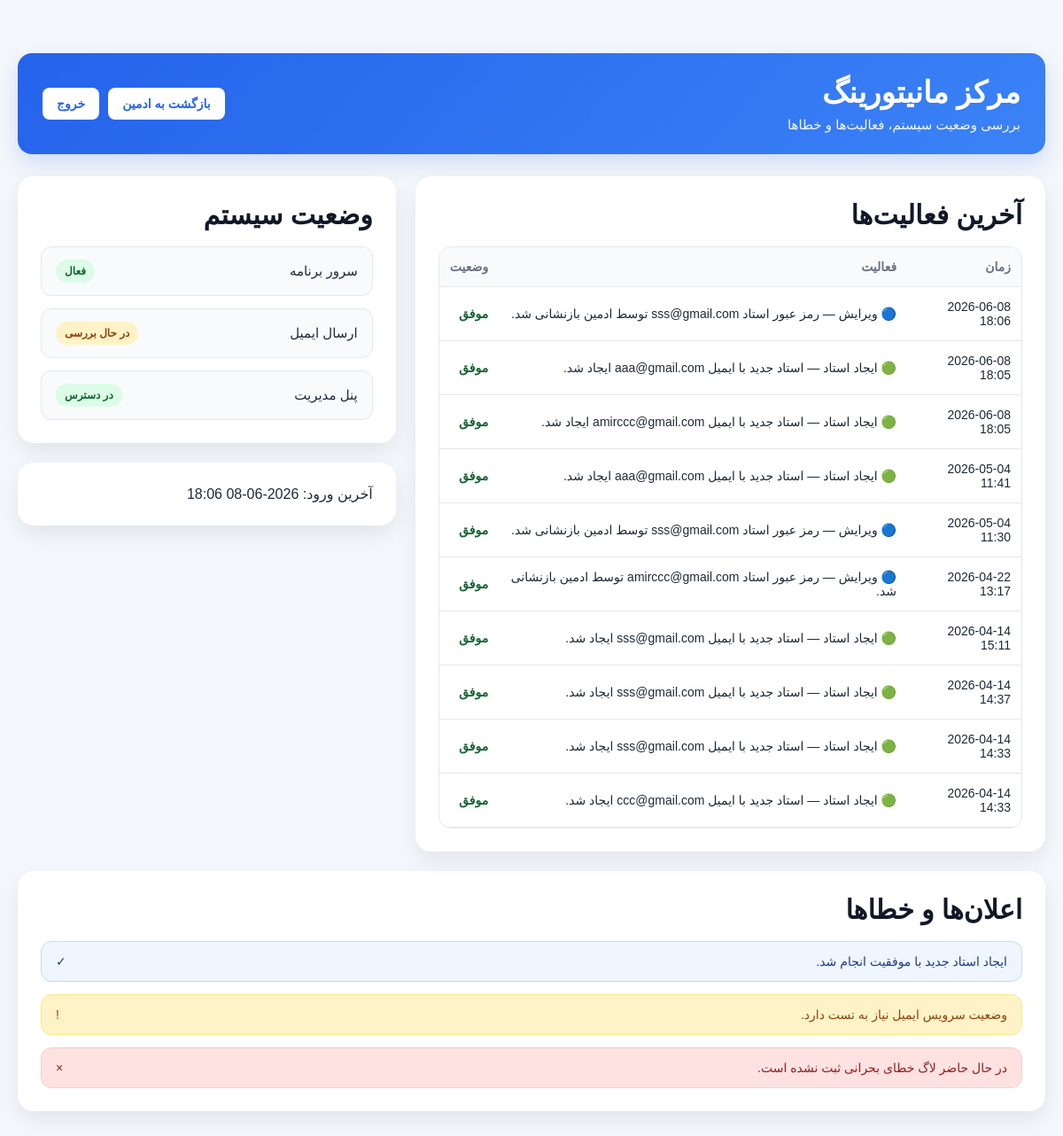
Page /monitoring/ (signed in) on the earlier database version.
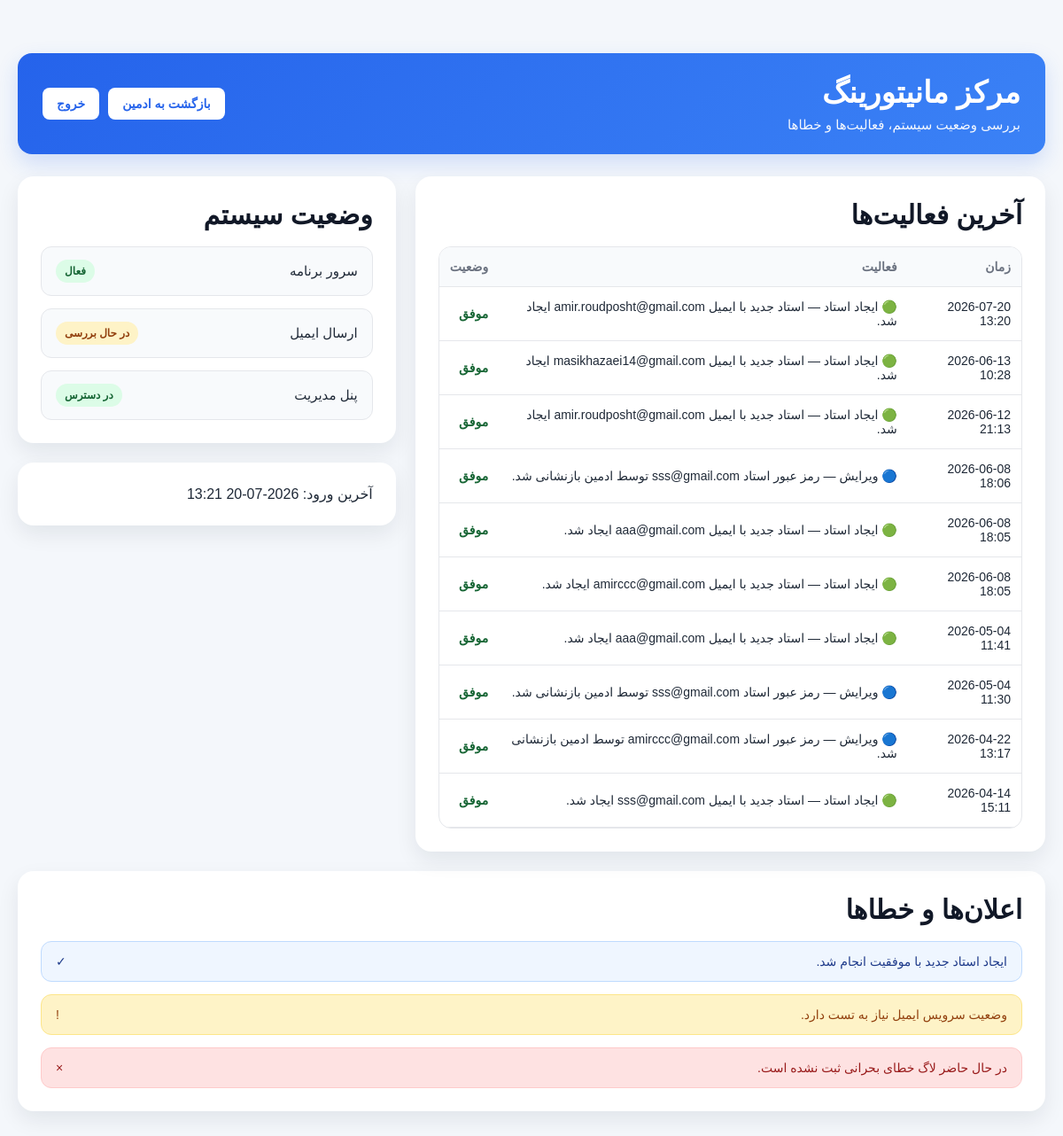
Same page on the later database version.
### accounts/models.py (models this page shows, shortened)
class ActivityLog(models.Model):
        ACTION_CHOICES = [
            ("create_teacher", "Create Teacher"),
            ("edit_teacher", "Edit Teacher"),
            ("delete_teacher", "Delete Teacher"),
            ("create_event", "Create Event"),
            ("edit_event", "Edit Event"),
            ("delete_event", "Delete Event"),
            ("upload_excel", "Upload Excel"),
            ("send_activation_link", "Send Activation Link"),
            ("login", "Login"),
            ("logout", "Logout"),
            ("error", "Error"),
        ]
        STATUS_CHOICES = [
            ("success", "Success"),
            ("warning", "Warning"),
            ("error", "Error"),
        ]
        admin_user = models.ForeignKey(
            "User",
            on_delete=models.CASCADE,
            related_name="activity_logs"
        )
        action = models.CharField(max_length=50, choices=ACTION_CHOICES)
        status = models.CharField(max_length=20, choices=STATUS_CHOICES, default="success")
        description = models.TextField()
        created_at = models.DateTimeField(auto_now_add=True)

class User(AbstractUser):
    username = None
    email = models.EmailField(unique=True)
    ROLE_CHOICES = (
        ('ADMIN', 'Admin'),
        ('TEACHER', 'Teacher'),
    )
    role = models.CharField(max_length=20, choices=ROLE_CHOICES)
    is_verified = models.BooleanField(default=False)
    USERNAME_FIELD = 'email'
    REQUIRED_FIELDS = []
    objects = UserManager()

### accounts/views.py (the view)
def monitoring_center(request):
    latest_teachers = User.objects.filter(role="TEACHER").order_by("-date_joined")[:5]
    latest_logs = ActivityLog.objects.order_by("-created_at")[:10]
    context = {
        "latest_teachers": latest_teachers,
        "admin_last_login": request.user.last_login,
        "latest_logs": latest_logs,
    }
    return render(request, "accounts/monitoring_center.html", context)

### accounts/templates/accounts/monitoring_center.html (shortened to what this page needs)
<!DOCTYPE html>
<html lang="fa" dir="rtl">
<head>
</head>
<body>
<div class="container">
    <div class="header">
        <div>
            <h1>مرکز مانیتورینگ</h1>
            <p>بررسی وضعیت سیستم، فعالیت‌ها و خطاها</p>
        </div>
        <div class="header-buttons">
            <a href="{% url 'accounts:admin_dashboard' %}" class="btn-top">بازگشت به ادمین</a>
            <a href="{% url 'accounts:logout' %}" class="btn-top">خروج</a>
        </div>
    </div>
    <div class="grid">
        <div class="card">
            <h2>آخرین فعالیت‌ها</h2>
            <div class="table-wrap">
                <table>
                    <thead>
                        <tr>
                            <th>زمان</th>
                            <th>فعالیت</th>
                            <th>وضعیت</th>
                        </tr>
                    </thead>
                    <tbody>
                        {% for log in latest_logs %}
                        <tr>
                            <td>{{ log.created_at|date:"Y-m-d H:i" }}</td>
                            <td>
                                {% if log.action == "create_teacher" %}
                                    🟢 ایجاد استاد —
                                {% elif log.action == "edit_teacher" %}
                                    🔵 ویرایش —
                                {% elif log.action == "delete_teacher" %}
                                    🔴 حذف —
                                {% else %}
                                    ⚙️ —
                                {% endif %}
                                {{ log.description }}
                            </td>
                            <td>
                                {% if log.status == "success" %}
                                    <span class="log-success">موفق</span>
                                {% elif log.status == "warning" %}
                                    <span class="badge-warn">هشدار</span>
                                {% elif log.status == "error" %}
                                    <span class="log-error">خطا</span>
                                {% endif %}
                            </td>
                        </tr>
                        {% empty %}
                        <tr>
                            <td colspan="3">هیچ لاگی ثبت نشده است</td>
                        </tr>
                        {% endfor %}
                    </tbody>
                </table>
            </div>
        </div>
        <div class="side-stack">
            <div class="card">
                <h2>وضعیت سیستم</h2>
                <div class="status-list">
                    <div class="status-item">
                        <span>سرور برنامه</span>
                        <span class="badge-ok">فعال</span>
                    </div>
                    <div class="status-item">
                        <span>ارسال ایمیل</span>
                        <span class="badge-warn">در حال بررسی</span>
                    </div>
                    <div class="status-item">
                        <span>پنل مدیریت</span>
                        <span class="badge-ok">در دسترس</span>
                    </div>
                </div>
            </div>
            <div class="card">
                <div>
                    آخرین ورود: {{ admin_last_login|date:"Y-m-d H:i" }}
                </div>
            </div>
        </div>
    </div>
    <div class="card">
        <h2>اعلان‌ها و خطاها</h2>
        <div class="notice-list">
            <div class="notice notice-success">
                <span>ایجاد استاد جدید با موفقیت انجام شد.</span>
                <span>✓</span>
            </div>
            <div class="notice notice-warning">
                <span>وضعیت سرویس ایمیل نیاز به تست دارد.</span>
                <span>!</span>
            </div>
            <div class="notice notice-error">
                <span>در حال حاضر لاگ خطای بحرانی ثبت نشده است.</span>
                <span>×</span>
            </div>
        </div>
    </div>
</div>
</body>
</html>

Differences in the rows shown:
no longer on this page (row unchanged): ActivityLog: created_at "2026-04-14 14:37", action "🟢 ایجاد استاد —", description "استاد جدید با ایمیل sss@gmail.com ایجاد شد.", status "موفق"
no longer on this page (row unchanged): ActivityLog: created_at "2026-04-14 14:33", action "🟢 ایجاد استاد —", description "استاد جدید با ایمیل sss@gmail.com ایجاد شد.", status "موفق"
no longer on this page (row unchanged): ActivityLog: created_at "2026-04-14 14:33", action "🟢 ایجاد استاد —", description "استاد جدید با ایمیل ccc@gmail.com ایجاد شد.", status "موفق"
added ActivityLog: created_at "2026-07-20 13:20", action "🟢 ایجاد استاد —", description "استاد جدید با ایمیل amir.roudposht@gmail.com ایجاد شد.", status "موفق"
added ActivityLog: created_at "2026-06-13 10:28", action "🟢 ایجاد استاد —", description "استاد جدید با ایمیل masikhazaei14@gmail.com ایجاد شد.", status "موفق"
added ActivityLog: created_at "2026-06-12 21:13", action "🟢 ایجاد استاد —", description "استاد جدید با ایمیل amir.roudposht@gmail.com ایجاد شد.", status "موفق"
changed User: last_login "2026-06-08 18:06" → "2026-07-20 13:21"
